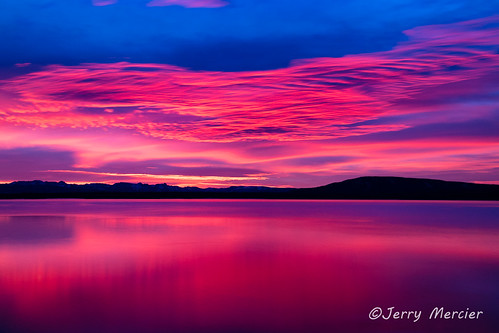
#> input picture data/flickr/54246676288.jpg, 499 x 333 px; its folder holds 4 pictures in this run
$ python grayscale.py
#> lines starting #> are read from the running program, lines starting #| are printed output that depends on the picture
from PIL import Image
import os

src = "data/flickr"
dst = "data/test"

os.makedirs(dst, exist_ok=True)

count = 0
for file in os.listdir(src):
    if file.lower().endswith(".jpg") and count < 5:
        img = Image.open(os.path.join(src, file)).convert("L")
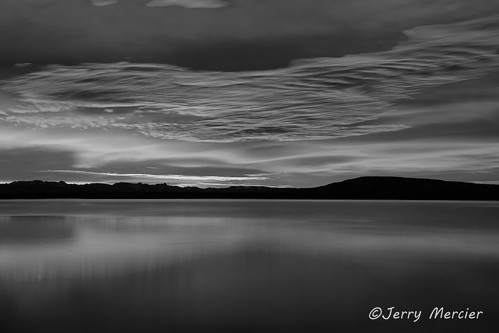
#> img: PIL image 499x333 L; min 0, max 237, mean 76.4
        img.save(os.path.join(dst, "test_" + file))
        count += 1
#> pass 2 of the loop `for file in os.listdir(src):`:
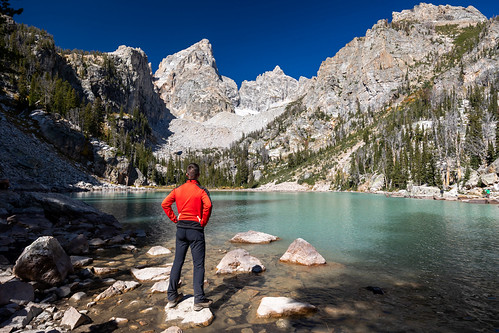
#> input picture data/flickr/54830258422.jpg, 499 x 333 px
#> `img = Image.open(os.path.join(src, file)).convert("L")`:
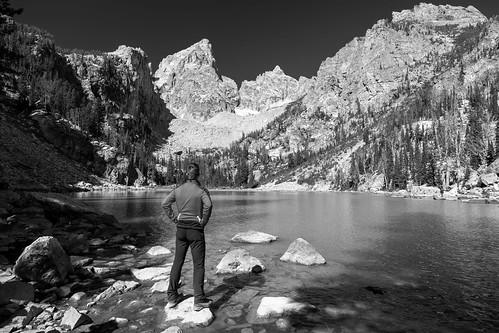
#> img: PIL image 499x333 L; min 0, max 255, mean 96.3
#> pass 3 of the loop `for file in os.listdir(src):`:
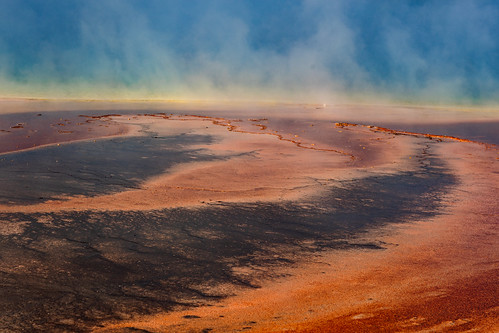
#> input picture data/flickr/54830469339.jpg, 499 x 333 px
#> `img = Image.open(os.path.join(src, file)).convert("L")`:
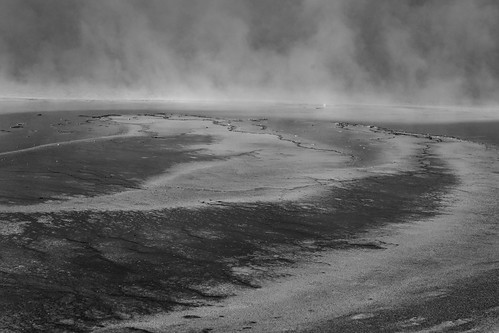
#> img: PIL image 499x333 L; min 8, max 211, mean 101.6
#> the loop made 4 passes; the first 3 are shown

print("Test images created.")
